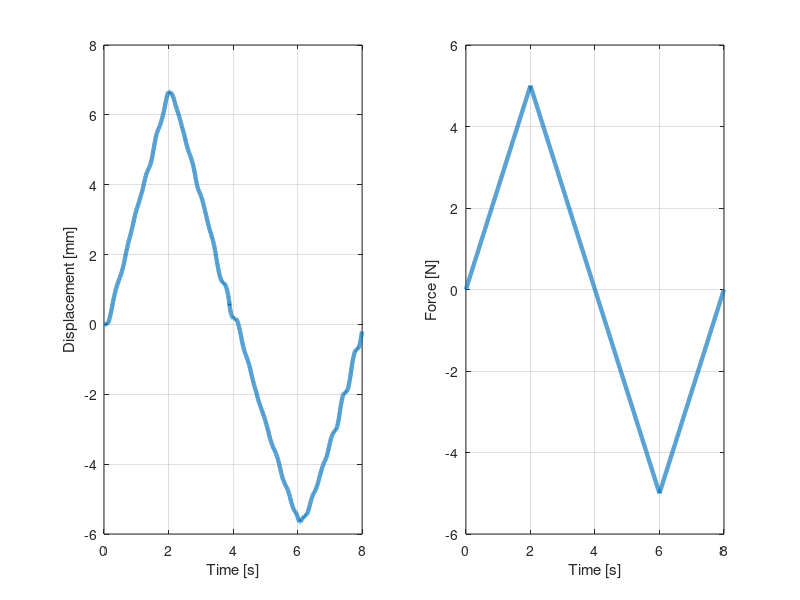
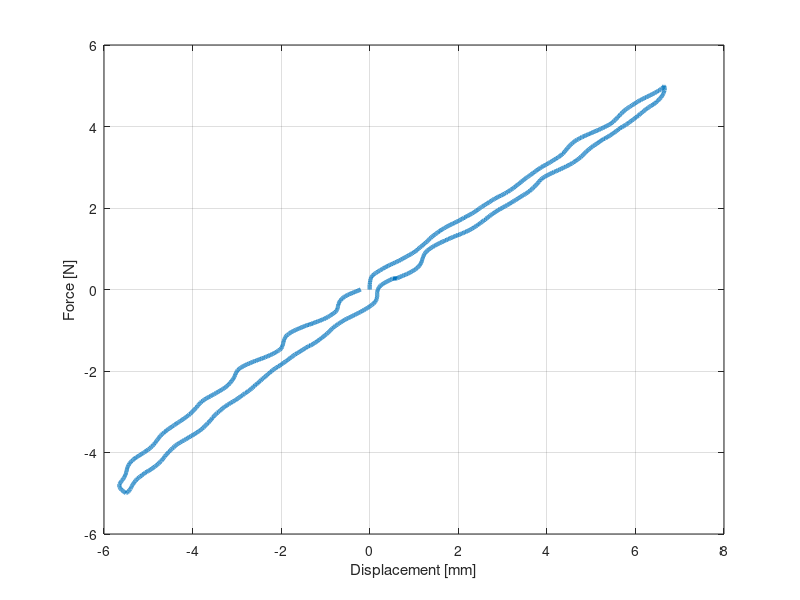

These charts were generated, in order, by the following MATLAB code: (Note: this script raises an error after producing the figures.)
clc
clear all
close all

data = textread('Rectilinear/exp1_test1.txt','','headerlines',22);

time = data(:,1);
force = data(:,2);
disp = data(:,3);
%%
subplot(1,2,1)
plot(time,disp,'LineWidth',3)
grid on
xlabel('Time [s]')
ylabel('Displacement [mm]')

subplot(1,2,2)
plot(time,force,'LineWidth',3)
grid on
xlabel('Time [s]')
ylabel('Force [N]')
%%
figure(2)
plot(disp,force,'LineWidth',3)
grid on
ylabel('Force [N]')
xlabel('Displacement [mm]')
%% Curve Fitting Toolbox (GUI)
cftool;

%% Polyfit (API)
p = polyfit(disp, force, 1); % first-order fit
fprintf("Spring constant: %0.1f N/m\n", p(1)*1000)  